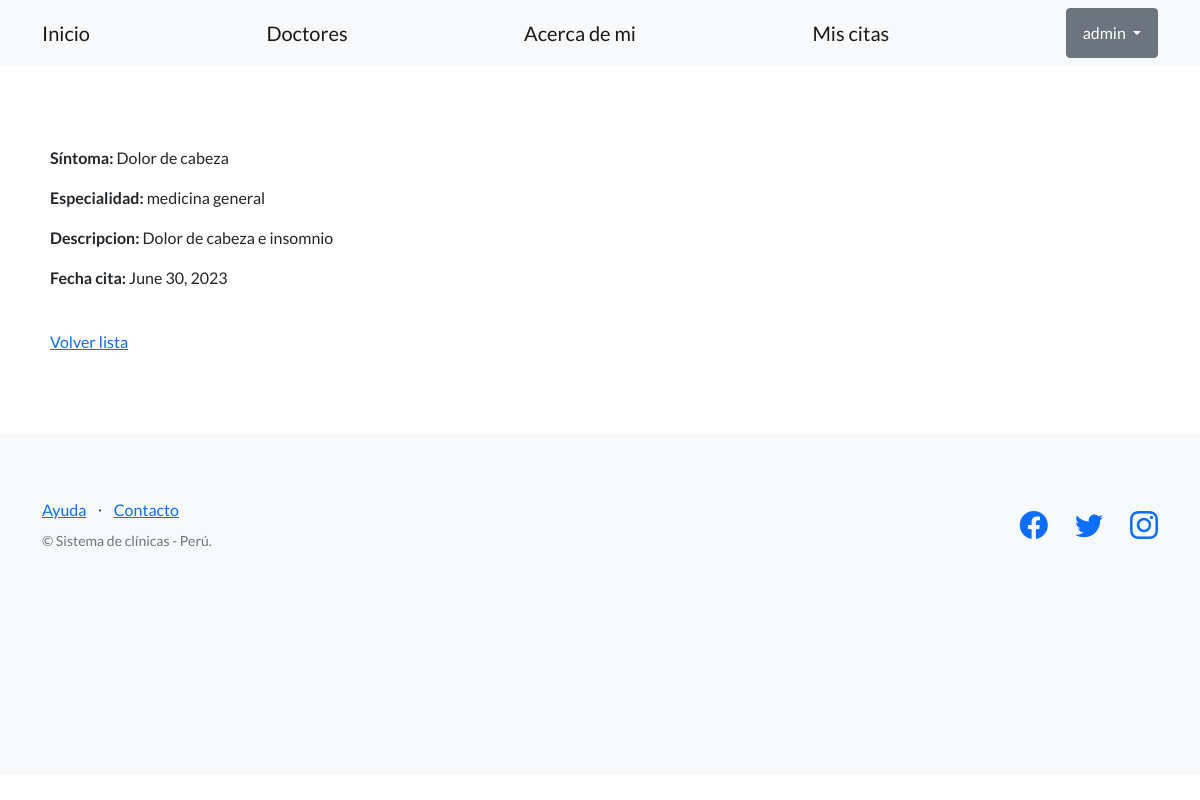
The page /clinica/citas/5 (signed in) on the database its author committed.
### control_clinica/models.py (models this page shows, shortened)
class Cita(models.Model):
    especialidad_descripcion = (
        ('medicina general', 'Medicina general'),
        ('cardiologia', 'Cardiologia'),
        ('pediatria', 'Pediatria'),
        ('dermatologia', 'Dermatologia'),
        ('gastroenterologia', 'Gastroenterologia'),
        ('ginecologia', 'Ginecologia'),
        ('neumologia','Neumologia'),
        ('psiquiatria', 'Psiquiatria'),
        ('oncologia', 'Oncologia'),
        ('otro', 'Otro'),
    )
    titulo = models.CharField(max_length=256)
    especialidad = models.CharField(max_length=20, choices=especialidad_descripcion, default='medicina general')
    descripcion = models.TextField(blank=True)
    creador = models.ForeignKey(User, on_delete=models.SET_NULL, null=True)
    fecha_creacion = models.DateTimeField(auto_now_add=True)
    fecha_cita = models.DateField()

### control_clinica/views.py (the view)
# urls.py: path("citas/<int:pk>", CitasDetailView.as_view(), name="ver_cita"),
class CitasDetailView(LoginRequiredMixin, DetailView):
    model = Cita

### control_clinica/templates/control_clinica/cita_detail.html
{% extends "control_clinica/base.html" %}
{% block contenido %}
<p>
    <strong>Síntoma: </strong> {{object.titulo}}
</p>
<p>
    <strong>Especialidad: </strong> {{object.especialidad}}
</p>
<p>
    <strong>Descripcion: </strong> {{object.descripcion}}
</p>
<p>
    <strong>Fecha cita: </strong> {{object.fecha_cita}}
</p>
<br>
<a href="{% url 'listar_citas' %}">Volver lista</a>
{% endblock contenido %}

### control_clinica/templates/control_clinica/base.html (shortened to what this page needs)
{% load static %}
<!DOCTYPE html>
<html lang="en">
    <head>
        <link href="https://cdn.jsdelivr.net/npm/bootstrap-icons@1.5.0/font/bootstrap-icons.css" rel="stylesheet" type="text/css" />
        <link rel="stylesheet" href="{% static 'css/styles.css' %}" rel="stylesheet"/>
    </head>
    <body>
        <nav class="navbar navbar-light bg-light static-top">
            <div class="container">
                <a class="navbar-brand" href="{% url 'inicio' %}">Inicio</a>
                <a class="navbar-brand" href="{% url 'listar_doctores' %}">Doctores</a>
                <a class="navbar-brand" href="{% url 'acerca_de_mi' %}">Acerca de mi</a>
                {% if user.is_authenticated %}
                <a class="navbar-brand" href="{% url 'listar_citas' %}">Mis citas</a>
                <div class="dropdown">
                    <button class="btn btn-secondary dropdown-toggle" type="button" id="dropdownMenuButton1" data-bs-toggle="dropdown" aria-expanded="false">
                        <div style="display: inline-flex;">
                            <span>{{ user.username }}</span>
                        </div>
                    </button>
                    </div>
                </div>
                {% else %}
                <a class="btn btn-primary" href="{% url 'login' %}">Inicio sesión</a>
                <a class="btn btn-success" href="{% url 'registro' %}">Registro</a>
                {% endif %}
        </nav>
        <section style="padding: 80px 50px; ">
            {% block contenido %}
            {% endblock contenido %}
        </section>
        <footer class="footer bg-light">
            <div class="container">
                <div class="row">
                    <div class="col-lg-6 h-100 text-center text-lg-start my-auto">
                        <ul class="list-inline mb-2">
                            <li class="list-inline-item"><a href="#!">Ayuda</a></li>
                            <li class="list-inline-item">⋅</li>
                            <li class="list-inline-item"><a href="#!">Contacto</a></li>
                        </ul>
                        <p class="text-muted small mb-4 mb-lg-0">&copy; Sistema de clínicas - Perú.</p>
                    </div>
                    <div class="col-lg-6 h-100 text-center text-lg-end my-auto">
                        <ul class="list-inline mb-0">
                            <li class="list-inline-item me-4">
                                <a href="https://www.facebook.com/sannasalud"><i class="bi-facebook fs-3"></i></a>
                            </li>
                            <li class="list-inline-item me-4">
                                <a href="https://twitter.com/clinicagoodhope?lang=es"><i class="bi-twitter fs-3"></i></a>
                            </li>
                            <li class="list-inline-item">
                                <a href="https://www.instagram.com/sannasalud/?hl=es-la"><i class="bi-instagram fs-3"></i></a>
                            </li>
                        </ul>
                    </div>
                </div>
            </div>
            <section style="padding: 80px 50px; ">
            </section>
        </footer>
    </body>
</html>

### rows shown on the page
Cita: titulo "Dolor de cabeza", especialidad "medicina general", descripcion "Dolor de cabeza e insomnio", fecha_cita "June 30, 2023"

### other values the page prints
{{ user.username }} "admin"
